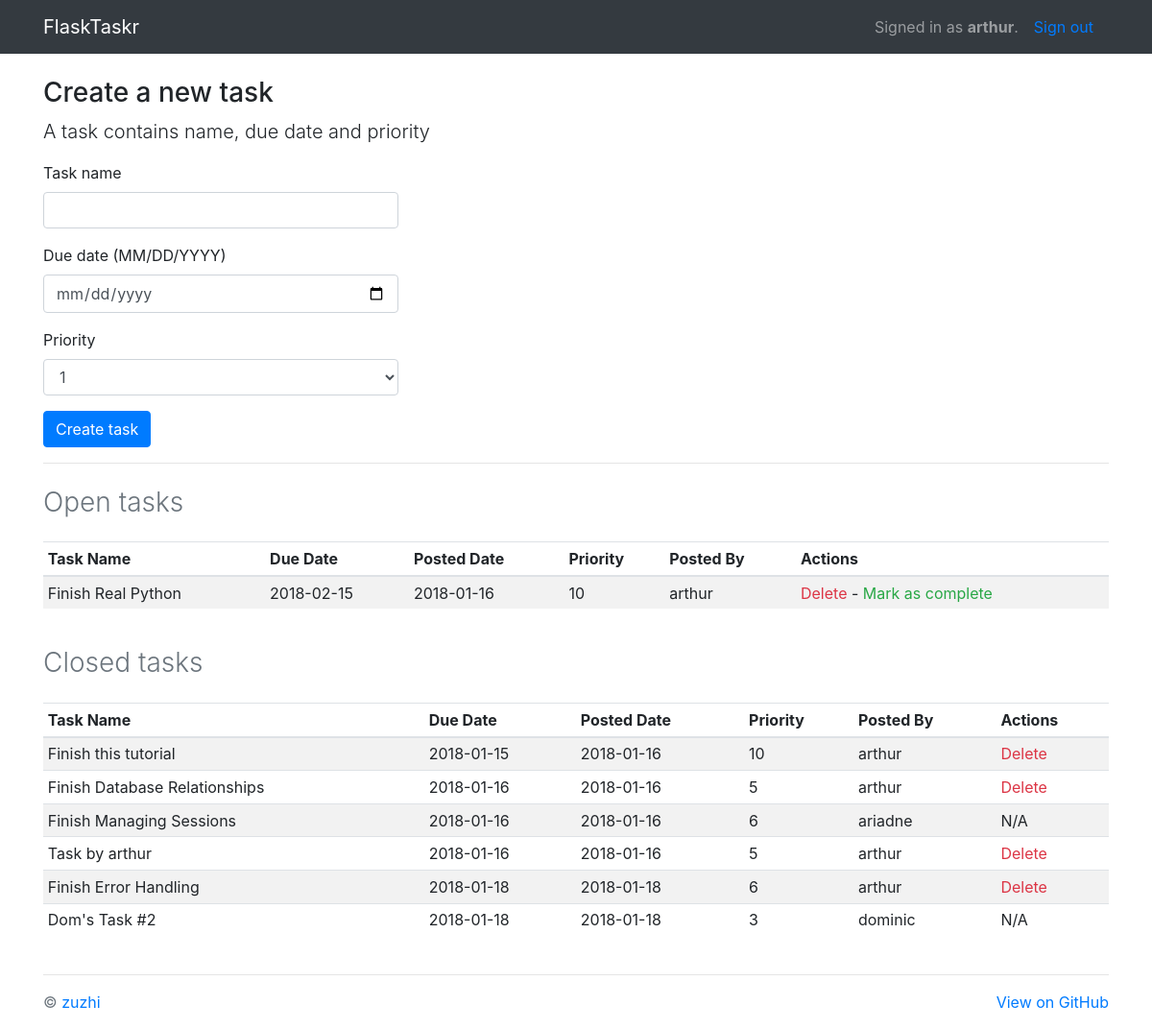
Page /tasks/ (signed in) on the earlier database version.
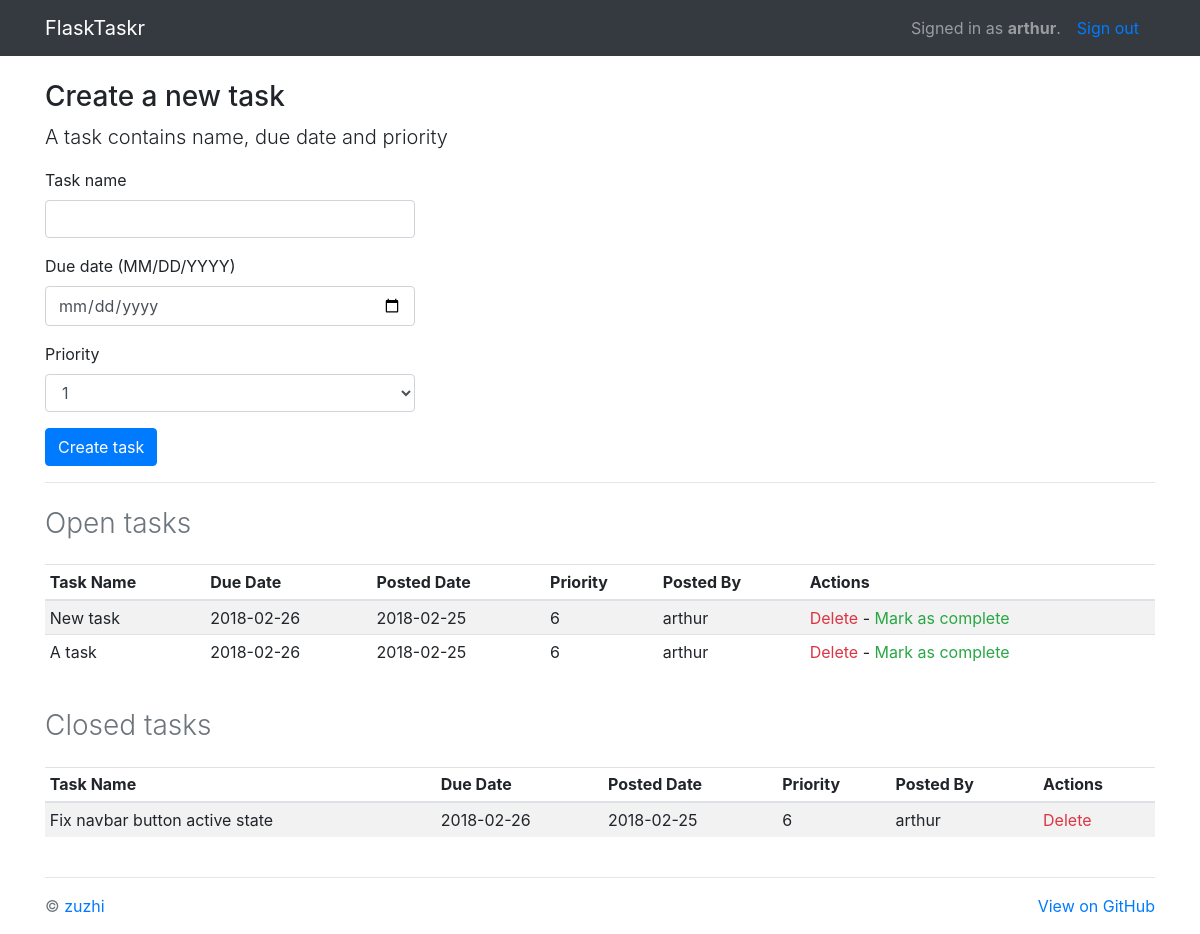
Same page on the later database version.
### project/models.py (models this page shows, shortened)
class User(db.Model):
    __tablename__ = "users"
    id = db.Column(db.Integer, primary_key=True)
    name = db.Column(db.String, unique=True, nullable=False)
    email = db.Column(db.String, unique=True, nullable=False)
    password = db.Column(db.String, nullable=False)
    tasks = db.relationship('Task', backref='poster')
    role = db.Column(db.String, default='user')

class Task(db.Model):
    __tablename__ = "tasks"
    task_id = db.Column(db.Integer, primary_key=True)
    name = db.Column(db.String, nullable=False)
    due_date = db.Column(db.Date, nullable=False)
    priority = db.Column(db.Integer, nullable=False)
    posted_date = db.Column(db.Date, default=datetime.datetime.utcnow())
    status = db.Column(db.Integer)
    user_id = db.Column(db.Integer, db.ForeignKey('users.id'))

### project/tasks/views.py (the view)
@tasks_blueprint.route('/tasks/')
@login_required
def tasks():
    return render_template(
        'tasks.html',
        form=AddTaskForm(request.form),
        open_tasks=open_tasks(),
        closed_tasks=closed_tasks(),
        username=session['name']
    )

### project/tasks/forms.py
class AddTaskForm(FlaskForm):
    task_id = IntegerField()
    name = StringField('Task Name', validators=[DataRequired()])
    due_date = DateField(
        'Date Due (mm/dd/yyyy)',
        validators=[DataRequired()], format='%m/%d/%Y'
    )
    priority = SelectField(
        'Priority',
        validators=[DataRequired()],
        choices=[
            ('1', '1'), ('2', '2'), ('3', '3'), ('4', '4'), ('5', '5'),
            ('6', '6'), ('7', '7'), ('8', '8'), ('9', '9'), ('10', '10')
        ]
    )
    status = IntegerField('Status')

### project/tasks/views.py (called while the page is built)
def login_required(test):
    @wraps(test)
    def wrap(*args, **kwargs):
        if 'logged_in' in session:
            return test(*args, **kwargs)
        else:
            flash('You need to login first.')
            return redirect(url_for('users.login'))
    return wrap

def open_tasks():
    return db.session.query(Task).filter_by(
        status='1').order_by(Task.due_date.asc(), Task.priority.asc())

def closed_tasks():
    return db.session.query(Task).filter_by(
        status='0').order_by(Task.due_date.asc())

### project/templates/tasks.html (shortened to what this page needs)
{% extends "_base.html" %}
{% block content %}
<form action="{{ url_for('tasks.new_task') }}" method="post" class="inline-form">
  <h3>Create a new task</h3>
  <p class="lead">A task contains name, due date and priority</p>
  <div class="form-group">
    <label for="name">Task name</label>
    {{ form.name(placeholder="", class_="form-control col-md-4", id="name", required="required") }}
  </div>
  <div class="form-group">
    <label for="due_date">Due date (MM/DD/YYYY)</label>
    {{ form.due_date(placeholder="", class_="form-control col-md-4", id="dueDate", required="required") }}
  </div>
  <div class="form-group">
    <label for="priority">Priority</label>
    {{ form.priority(placeholder="priority", class_="form-control col-md-4", id="priority", required="required") }}
  </div>
  <button class="btn btn-primary" type="submit">Create task</button>
</form>
<hr>
<section class="entries mt-4">
  <h3 class="mb-4 text-muted font-weight-light">Open tasks</h3>
  <div class="table-responsive">
    <table class="table table-striped table-sm">
      <thead>
        <tr>
          <th>Task Name</th>
          <th>Due Date</th>
          <th>Posted Date</th>
          <th>Priority</th>
          <th>Posted By</th>
          <th>Actions</th>
        </tr>
      </thead>
      {% for task in open_tasks %}
      <tr>
        <td>{{ task.name }}</td>
        <td>{{ task.due_date }}</td>
        <td>{{ task.posted_date }}</td>
        <td>{{ task.priority }}</td>
        <td>{{ task.poster.name }}</td>
        <td>
          {% if task.poster.name == session.name or session.role == "admin" %}
          <a href="{{ url_for('tasks.delete_entry', task_id = task.task_id) }}" class="text-danger">Delete</a>  -
          <a href="{{ url_for('tasks.complete', task_id = task.task_id) }}" class="text-success">Mark as complete</a>
          {% else %}
          <span>N/A</span>
          {% endif %}
        </td>
      </tr>
      {% endfor %}
    </table>
  </div>
</section>
<section class="entries mt-4">
  <h3 class="mb-4 text-muted font-weight-light">Closed tasks</h3>
  <div class="table-responsive">
    <table class="table table-striped table-sm">
      <thead>
        <tr>
          <th>Task Name</th>
          <th>Due Date</th>
          <th>Posted Date</th>
          <th>Priority</th>
          <th>Posted By</th>
          <th>Actions</th>
        </tr>
      </thead>
      {% for task in closed_tasks %}
      <tr>
        <td>{{ task.name }}</td>
        <td>{{ task.due_date }}</td>
        <td>{{ task.posted_date }}</td>
        <td>{{ task.priority }}</td>
        <td>{{ task.poster.name }}</td>
        <td>
          {% if task.poster.name == session.name or session.role == "admin" %}
          <a href="{{ url_for('tasks.delete_entry', task_id = task.task_id) }}" class="text-danger">Delete</a>
          {% else %}
          <span>N/A</span>
          {% endif %}
        </td>
      </tr>
      {% endfor %}
    </table>
  </div>
</section>
{% endblock %}

### project/templates/_base.html (shortened to what this page needs)
<!DOCTYPE html>
<html lang="en">
<head>
  <link rel="stylesheet" href="https://maxcdn.bootstrapcdn.com/bootstrap/4.0.0/css/bootstrap.min.css">
  <link href="{{ url_for('static', filename='css/main.css') }}" rel="stylesheet">
  <link rel="stylesheet" href="{{ url_for('static', filename='node_modules/octicons/build/build.css') }}">
</head>
<body>
  <nav class="navbar navbar-expand-sm navbar-dark bg-dark">
    <div class="container">
      <a class="navbar-brand" href="/">FlaskTaskr</a>
      <div class="collapse navbar-collapse" id="navbarSupportedContent">
        {% if session.logged_in %}
        <span class="navbar-text">
          Signed in as <span class="font-weight-bold">{{username}}</span>.
        </span>
        <a class="nav-link" href="{{ url_for('users.logout') }}">Sign out</a>
        {% endif %}
      </div>
    </div>
  </nav>
  <main class="container mt-4">
      {% block content %}
      {% endblock %}
  </main>
  <footer class="mt-4 text-muted">
    <div class="container">
      <hr>
      <p class="float-right">
        <a href="https://github.com/zuzhi/flasktaskr">View on GitHub</a>
      </p>
      <p>&copy; <a href="https://github.com/zuzhi">zuzhi</a></p>
    </div>
  </footer>
</body>
</html>

Differences in the rows shown:
removed Task: name "Finish Real Python", due_date "2018-02-15", posted_date "2018-01-16", priority "10", poster.name "arthur", shown under "Open tasks"
removed Task: name "Finish this tutorial", due_date "2018-01-15", posted_date "2018-01-16", priority "10", poster.name "arthur", shown under "Closed tasks"
removed Task: name "Finish Database Relationships", due_date "2018-01-16", posted_date "2018-01-16", priority "5", poster.name "arthur", shown under "Closed tasks"
removed Task: name "Finish Managing Sessions", due_date "2018-01-16", posted_date "2018-01-16", priority "6", poster.name "ariadne", shows "N/A", shown under "Closed tasks"
removed Task: name "Task by arthur", due_date "2018-01-16", posted_date "2018-01-16", priority "5", poster.name "arthur", shown under "Closed tasks"
removed Task: name "Finish Error Handling", due_date "2018-01-18", posted_date "2018-01-18", priority "6", poster.name "arthur", shown under "Closed tasks"
removed Task: name "Dom's Task #2", due_date "2018-01-18", posted_date "2018-01-18", priority "3", poster.name "dominic", shows "N/A", shown under "Closed tasks"
added Task: name "New task", due_date "2018-02-26", posted_date "2018-02-25", priority "6", poster.name "arthur", shown under "Open tasks"
added Task: name "A task", due_date "2018-02-26", posted_date "2018-02-25", priority "6", poster.name "arthur", shown under "Open tasks"
added Task: name "Fix navbar button active state", due_date "2018-02-26", posted_date "2018-02-25", priority "6", poster.name "arthur", shown under "Closed tasks"
